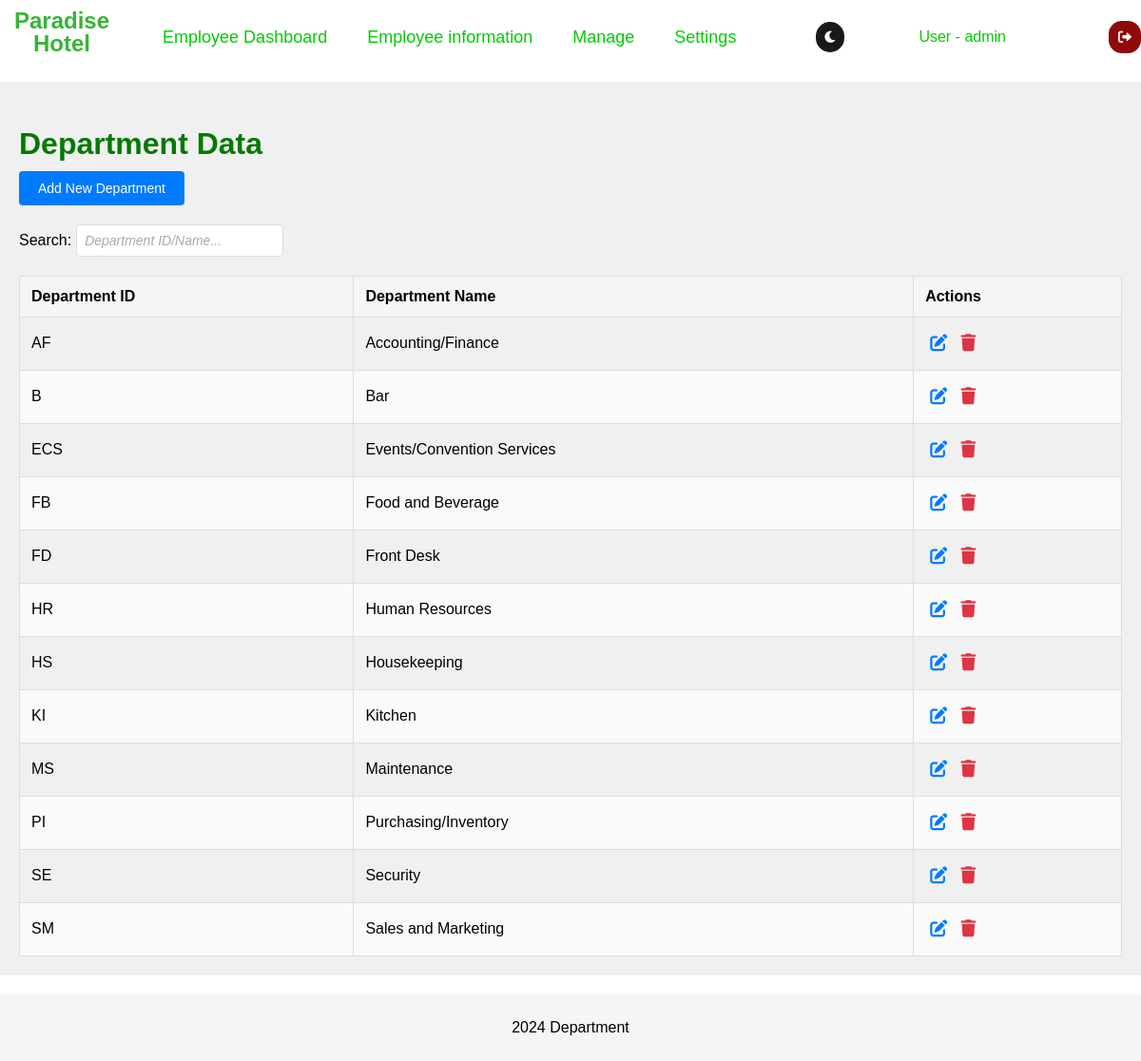
Screenshot of /admin/department.php (signed in) with the database file from the repository.
### tables this page shows
CREATE TABLE `departments` (
  `department_id` varchar(10) NOT NULL,
  `department_name` varchar(100) NOT NULL
);

### admin/department.php (the view, shortened to what this page needs)
<?php
include '../config.php';
$username = $_SESSION['username'];
$query = "SELECT * FROM departments";
$result = $conn->query($query);
?>
<!DOCTYPE html>
<html lang="en">
<head>
    <link rel="stylesheet" href="../css/department.css">
    <link rel="stylesheet" href="https://cdnjs.cloudflare.com/ajax/libs/font-awesome/6.0.0-beta3/css/all.min.css">
</head>
<body class="light-mode">
    <div class="top-nav">
        <ul>
            <h1 class="logopos">Paradise <br> Hotel</h1><br>
            <li class="top">
            <a class="top1" href="../maindashboard.php">Employee Dashboard</a>
            </li>
            <li class="top">
                <a class="top1" href="#">Employee information</a>
            </li>
            <li class="top">
                <a class="top1" href=>Manage</a>
            </li>
            <li class = "top">
                <a class="top1" href=>Settings</a>
            </li>
        </ul>
         <button type="button" id="darkModeToggle" class="dark-mode-toggle" aria-label="Toggle Dark Mode">
            <i class="fas fa-moon"></i>
        </button>
<div class="admin-section">
    <div class="admin-name">
        User - <?php echo htmlspecialchars($username); ?>
    </div>
</div><button type="button" class="logout" id="logout-button">
    <i class="fas fa-sign-out-alt"></i>
    </button>
    </div>
<br>
<div class="departmenttable-panel">
    <h2>Department Data</h2>
    <div class="add-new-department">
        <a href="add-department.php" class="add-department-btn">Add New Department</a>
    </div>
        <div class="table-controls">
    <div class="search-bar">
        <label for="search">Search: </label>
        <input type="text" id="search" placeholder="Department ID/Name..." onkeyup="searchDepartments()">
    </div>
</div>
    <table id="departmentTable" class="display">
        <thead>
            <tr>
                <th>Department ID</th>
                <th>Department Name</th>
                <th>Actions</th>
            </tr>
        </thead>
        <tbody>
            <?php
            if ($result->num_rows > 0) {
                while ($row = $result->fetch_assoc()) {
                    echo "<tr>";
                    echo "<td>" . htmlspecialchars($row['department_id']) . "</td>";
                    echo "<td>" . htmlspecialchars($row['department_name']) . "</td>";
                    echo "<td>
                            <button class='action-icon edit-icon' onclick='openEditDialog(" . htmlspecialchars($row['department_id']) . ", \"" . htmlspecialchars($row['department_name']) . "\")'>
        <i class='fas fa-edit'></i>
    </button>
    <button class='action-icon delete-icon' onclick='openDeleteDialog(" . htmlspecialchars($row['department_id']) . ")'>
        <i class='fas fa-trash'></i>
    </button>
                          </td>";
                    echo "</tr>";
                }
            } else {
                echo "<tr><td colspan='3'>No departments found.</td></tr>";
            }
            ?>
        </tbody>
    </table>
</div>
<footer>
    <p>2024 Department</p>
</footer>
</body>
</html>

### css/department.css (style rules this page uses)
body { padding: 0; margin: 0; background-color: rgb(255, 255, 255); color: rgb(0, 0, 0); font-family: Arial, sans-serif; }
.logopos { text-align: center; font-size: 24px; color:#35B535; margin: 0; padding-left: 15px; padding-top: 0px; padding-right: 20px; padding-bottom: 10px; font-family: Arial, sans-serif; line-height: 1; }
.top-nav ul { list-style: none; display: flex; gap: 10px; margin: 0; padding: 0; }
.top-nav { margin: 0; padding-top: 10px; display: flex; justify-content: space-between; align-items: center; background-color: transparent; color: white; }
.top { display: block; position: relative; cursor: pointer; color: #000000; font-size: 16px; padding: 0.5rem 1rem; text-decoration: none; transition: color 0.30s; }
a { text-decoration: none; color: #efefee; font-size: 16px; }
.logout { justify-content: end; font-size: 14px; color: rgb(253, 253, 253); background-color: rgb(143, 10, 10); border: none; padding: 10px 10px; cursor: pointer; margin-left: 30px; align-self: center; border-radius: 14px; }
.top-nav ul, .logout { display: flex; align-items: center; }
.top1 { font-size: 18px; font-weight: 500; color: #0c0; }
.top:after { position: absolute; content: ""; inset: 0; background-color: #35B535; scale: 1 0; z-index: -1; transition: 0.10s; border-radius: 10px; color:#383838; }
.dark-mode-toggle { color: #fff; background-color: #18191A; font-size: 14px; border-radius: 20px; border:none; padding:8px 8px; }
.admin-section { position: relative; }
.admin-name { font-size: 16px; color: #0c0; padding: 10px; cursor: pointer; }
footer { text-align: center; padding: 10px; background-color: #f5f5f5; margin-top: 20px; }
.departmenttable-panel { background-color: #f0f0f0; padding: 20px; margin-bottom: 20px; position: relative; }
h2 { font-size: 2rem; margin-bottom: 10px; color: #007a00; }
table { width: 100%; border-collapse: collapse; margin-top: 20px; }
th, td { text-align: left; padding: 12px; border: 1px solid #ddd; }
th { background-color: #f5f5f5; font-weight: bold; }
tr:nth-child(even) { background-color: #fafafa; }
.table-controls { display: flex; justify-content: space-between; align-items: center; margin-bottom: 20px; }
.search-bar { display: flex; align-items: center; }
#search { padding: 8px; margin-left: 5px; border: 1px solid #ddd; border-radius: 4px; font-size: 14px; width: 200px; }
#search::placeholder { color: #aaa; font-style: italic; }
.add-new-department { margin-bottom: 20px; }
.add-department-btn { display: inline-flex; align-items: center; padding: 10px 20px; font-size: 14px; color: white; background-color: #007bff; border: none; border-radius: 4px; text-decoration: none; text-align: center; transition: background-color 0.3s ease; }
.action-icon { background-color: transparent; border: none; cursor: pointer; font-size: 18px; padding: 5px; }
.edit-icon { color: #007bff; }
.delete-icon { color: #dc3545; }

### rows the page displays
departments: department_id "AF", department_name "Accounting/Finance"
departments: department_id "B", department_name "Bar"
departments: department_id "ECS", department_name "Events/Convention Services"
departments: department_id "FB", department_name "Food and Beverage"
departments: department_id "FD", department_name "Front Desk"
departments: department_id "HR", department_name "Human Resources"
departments: department_id "HS", department_name "Housekeeping"
departments: department_id "KI", department_name "Kitchen"
departments: department_id "MS", department_name "Maintenance"
departments: department_id "PI", department_name "Purchasing/Inventory"
departments: department_id "SE", department_name "Security"
departments: department_id "SM", department_name "Sales and Marketing"

### other values shown
$username "admin"
